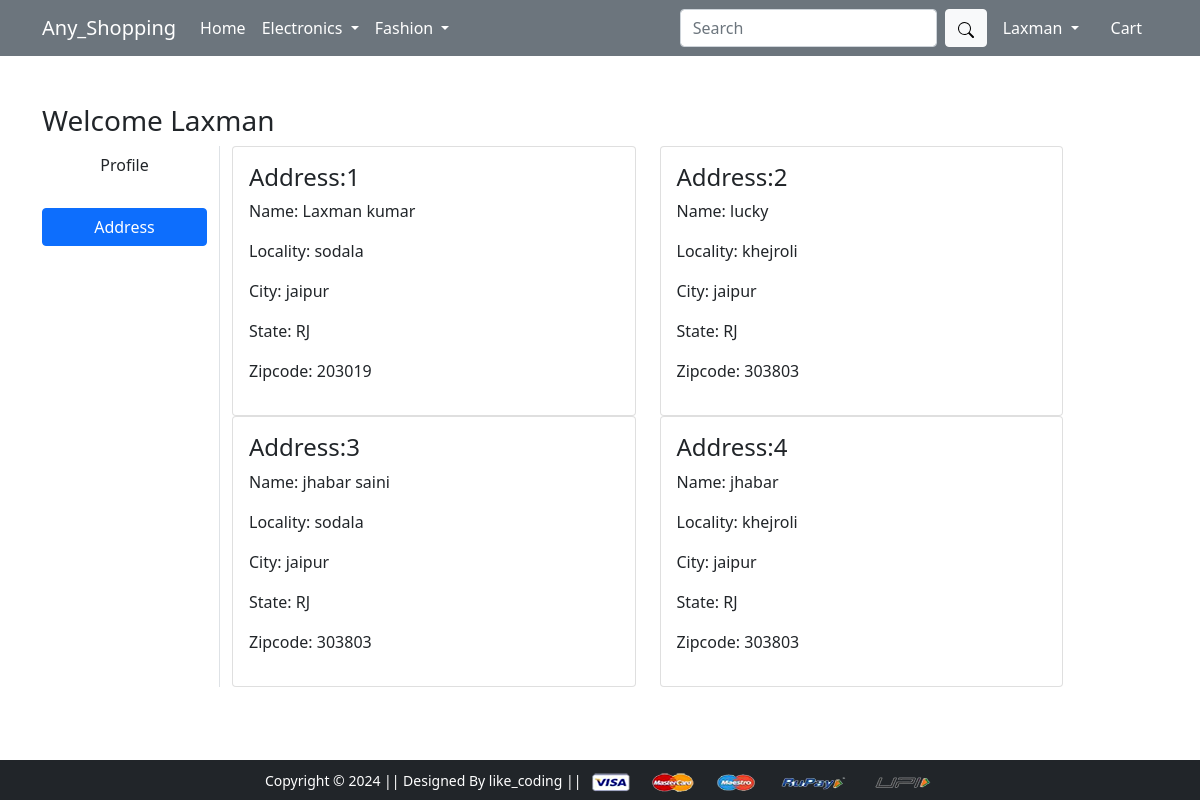
/address/ (signed in), run on the app's committed database.
### app/models.py (models this page shows, shortened)
class Customer(models.Model):
    user = models.ForeignKey(User, on_delete= models.CASCADE)
    name = models.CharField(max_length=121)
    locality = models.CharField(max_length=121)
    city = models.CharField(max_length=50)
    zipcode = models.IntegerField()
    state = models.CharField(choices=STATE_CHOICES , max_length=50)

### app/views.py (the view)
# urls.py: path('address/', views.address, name='address'),
def address(request):
 add = Customer.objects.filter(user=request.user)
 return render(request, 'app/address.html',{'add':add , 'active':'btn-primary'} )

### app/templates/app/address.html (shortened to what this page needs)
{% extends 'app/base.html' %}
{% load static %}
{% block main-content %}
<div class="container my-5">
    <div class="row">
        <h3>Welcome <span class="text-capitalize">{{request.user}}</span></h3>
        <div class="col-sm-2 border-end">
            <ul class="list-unstyled">
                <li class="d-grid"><a href="{% url 'profile' %}" class="btn ">Profile</a></li><br>
                <li class="d-grid"><a href="{% url 'address' %}" class="btn {{active}}">Address</a></li>
            </ul>
        </div>
        <div class="col-sm-9 ">
            <div class="row">
                {% for item in add %}
                <div class="col-sm-6">
                    <div class="card">
                        <div class="card-body">
                            <h4>Address:{{forloop.counter}}</h4>
                            <p>Name: {{item.name}}</p>
                            <p>Locality: {{item.locality}}</p>
                            <p>City: {{item.city}}</p>
                            <p>State: {{item.state}}</p>
                            <p>Zipcode: {{item.zipcode}}</p>
                        </div>
                    </div>
                </div>
                {%endfor%}
            </div>
        </div>
    </div>
</div>
{% endblock main-content %}

### app/templates/app/base.html (shortened to what this page needs)
<!doctype html>
{% load static %}
<html lang="en">
<head>
  <link href="https://cdn.jsdelivr.net/npm/bootstrap@5.0.0-beta1/dist/css/bootstrap.min.css" rel="stylesheet"
>
  <link rel="stylesheet" href="{% static 'app/css/owl.carousel.min.css' %}">
  <link rel="stylesheet" href="{% static 'app/css/all.min.css' %}">
  <link rel="stylesheet" href="{% static 'app/css/style.css' %}">
</head>
<body>
  <nav class="navbar navbar-expand-lg navbar-dark bg-secondary">
    <div class="container">
      <a class="navbar-brand" href="/">Any_Shopping</a>
      <div class="collapse navbar-collapse" id="navbarSupportedContent">
        <ul class="navbar-nav me-auto mb-2 mb-lg-0">
          <li class="nav-item">
            <a class="nav-link active" aria-current="page" href="/">Home</a>
          </li>
          <li class="nav-item dropdown">
            <a class="nav-link dropdown-toggle text-white" href="#" id="electronicsDropdown" role="button"
              data-bs-toggle="dropdown" aria-expanded="false">
              Electronics
            </a>
          </li>
          <li class="nav-item dropdown">
            <a class="nav-link dropdown-toggle text-white" href="#" id="fashionDropdown" role="button"
              data-bs-toggle="dropdown" aria-expanded="false">
              Fashion
            </a>
          </li>
        </ul>
        <form class="d-flex" method="get" action="{% url 'search' %}">
          <input class="form-control me-2" type="text" placeholder="Search" aria-label="Search" name="anyone">
          <button class="btn btn-light" type="submit"><svg xmlns="http://www.w3.org/2000/svg" width="16" height="16" fill="currentColor" class="bi bi-search" viewBox="0 0 16 16">
            <path d="M11.742 10.344a6.5 6.5 0 1 0-1.397 1.398h-.001q.044.06.098.115l3.85 3.85a1 1 0 0 0 1.415-1.414l-3.85-3.85a1 1 0 0 0-.115-.1zM12 6.5a5.5 5.5 0 1 1-11 0 5.5 5.5 0 0 1 11 0"/>
          </svg></button>
        </form>
        <div>
          <ul class="navbar-nav me-auto mb-2 mb-lg-0">
            {% if request.user.is_authenticated %}
            <li class="nav-item dropdown mx-2">
              <a class="nav-link dropdown-toggle text-white" href="#" id="profileDropdown" role="button"
                data-bs-toggle="dropdown" aria-expanded="false">
                {{request.user.username|capfirst}}
              </a>
            </li>
            <li class="nav-item mx-2">
              <a href="{% url 'show_cart' %}" class="nav-link text-white"> Cart
              </a>
            </li>
            {% endif %}
          </ul>
        </div>
      </div>
    </div>
  </nav>
  {% block main-content %} {% endblock main-content %}
  <footer class="container-fluid bg-dark text-center p-2  absolute fixed-bottom">
    <small class="text-white">Copyright &copy; 2024 || Designed By like_coding || </small>
    <img src="{% static 'app/images/payment.png' %}" alt="" srcset="" class="img-fluid" height="2px">
  </footer>
</body>
</html>

### data on the page
Customer: name "Laxman kumar", locality "sodala", city "jaipur", state "RJ", zipcode "203019"
Customer: name "lucky", locality "khejroli", city "jaipur", state "RJ", zipcode "303803"
Customer: name "jhabar saini", locality "sodala", city "jaipur", state "RJ", zipcode "303803"
Customer: name "jhabar", locality "khejroli", city "jaipur", state "RJ", zipcode "303803"

### other printed values
{{ request.user.username|capfirst }} "Laxman"
{{ request.user }} "Laxman"
